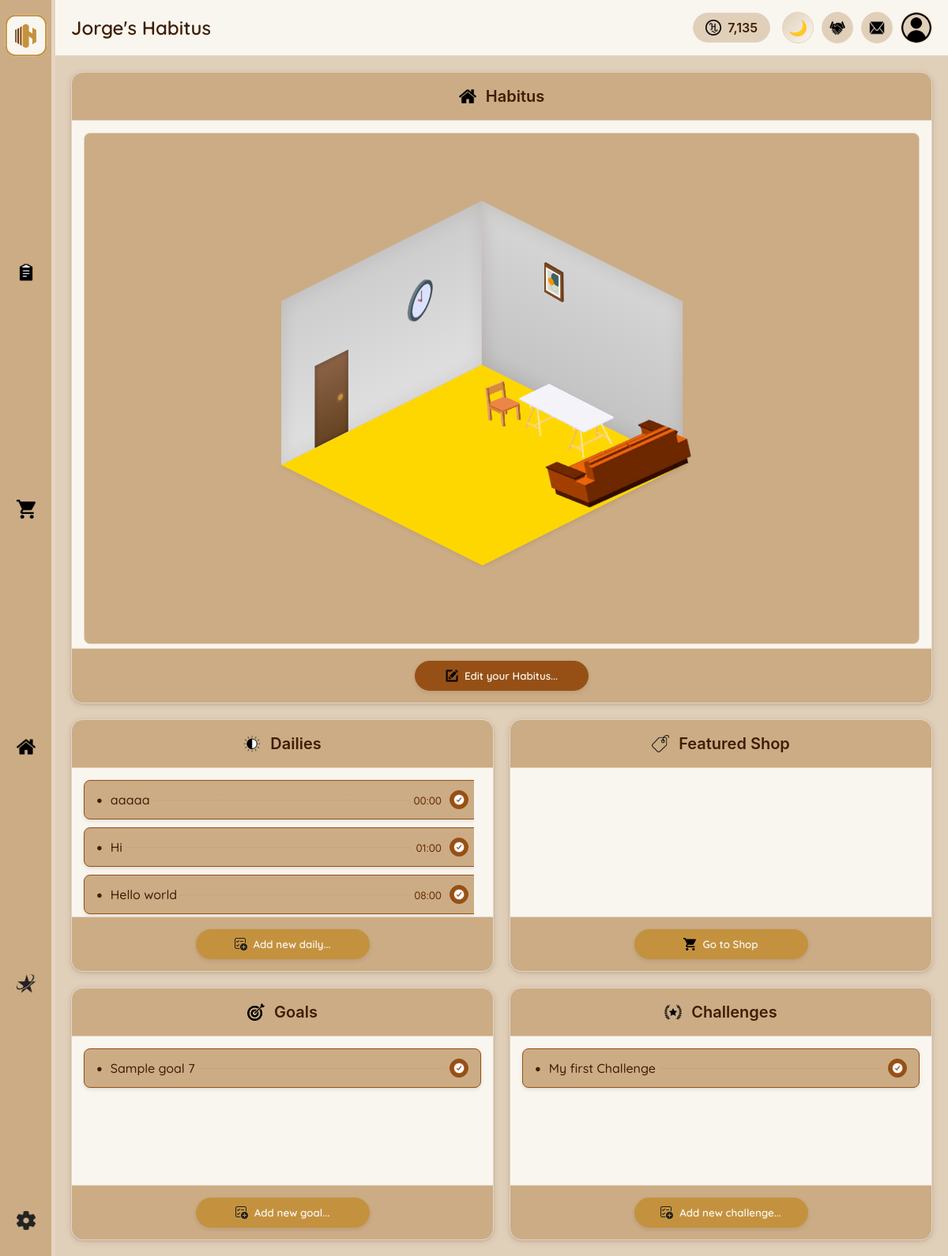
/pages/dashboard.php (signed in), run on the app's committed database.
### tables this page shows
CREATE TABLE `users` (
  `id` int(11) NOT NULL,
  `username` varchar(50) NOT NULL,
  `email` varchar(100) NOT NULL,
  `password` varchar(255) NOT NULL,
  `hcoin` int(11) DEFAULT 0,
  `subscription_type` enum('free','adfree','premium') DEFAULT 'free',
  `subscription_expires` datetime DEFAULT NULL,
  `theme` varchar(20) DEFAULT 'light',
  `language` varchar(10) DEFAULT 'en',
  `created_at` timestamp NULL DEFAULT current_timestamp(),
  `last_login` timestamp NULL DEFAULT NULL,
  `stripe_customer_id` varchar(255) DEFAULT NULL,
  `stripe_subscription_id` varchar(255) DEFAULT NULL,
  `last_payment_intent` varchar(255) DEFAULT NULL,
  `payment_method_id` varchar(255) DEFAULT NULL,
  `payment_failures` int(11) DEFAULT 0,
  `last_payment_failure` datetime DEFAULT NULL,
  `subscription_created_at` timestamp NULL DEFAULT NULL COMMENT 'When subscription was first created',
  `subscription_updated_at` timestamp NULL DEFAULT NULL ON UPDATE current_timestamp() COMMENT 'Last subscription update',
  `profile_picture` varchar(255) DEFAULT 'images/icons/profile-icon.webp',
  `preferred_language` varchar(5) DEFAULT 'en',
  `timezone` varchar(50) DEFAULT 'UTC',
  `auto_translation` tinyint(1) DEFAULT 1,
  `translation_quality` varchar(20) DEFAULT 'standard',
  `high_quality_translation` tinyint(1) DEFAULT 0,
  `email_notifications` tinyint(1) DEFAULT 1,
  `task_reminders` tinyint(1) DEFAULT 1,
  `theme_preference` varchar(20) DEFAULT 'auto'
);

CREATE TABLE `dailies` (
  `id` int(11) NOT NULL,
  `task_id` int(11) NOT NULL,
  `current_streak` int(11) DEFAULT 0,
  `highest_streak` int(11) DEFAULT 0,
  `reset_time` time DEFAULT '00:00:00',
  `last_completed` date DEFAULT NULL
);

CREATE TABLE `tasks` (
  `id` int(11) NOT NULL,
  `user_id` int(11) NOT NULL,
  `type_id` int(11) NOT NULL,
  `title` varchar(100) NOT NULL,
  `description` text DEFAULT NULL,
  `difficulty` enum('easy','medium','hard','expert') DEFAULT 'medium',
  `duration` int(11) DEFAULT NULL,
  `hcoin_reward` int(11) NOT NULL,
  `is_custom` tinyint(1) DEFAULT 0,
  `created_at` timestamp NULL DEFAULT current_timestamp()
);

CREATE TABLE `shop_items` (
  `id` int(11) NOT NULL,
  `category_id` int(11) NOT NULL,
  `name` varchar(100) NOT NULL,
  `description` text DEFAULT NULL,
  `image_path` varchar(255) DEFAULT NULL,
  `rotation_variants` longtext DEFAULT NULL CHECK (json_valid(`rotation_variants`)),
  `price` int(11) NOT NULL,
  `rarity` enum('common','uncommon','rare','epic','legendary') DEFAULT 'common',
  `grid_width` int(11) DEFAULT 1,
  `grid_height` int(11) DEFAULT 1,
  `allowed_surfaces` varchar(100) DEFAULT 'floor',
  `is_featured` tinyint(1) DEFAULT 0,
  `is_available` tinyint(1) DEFAULT 1,
  `created_at` timestamp NULL DEFAULT current_timestamp()
);

CREATE TABLE `challenges` (
  `id` int(11) NOT NULL,
  `task_id` int(11) NOT NULL,
  `start_date` date DEFAULT NULL,
  `end_date` date DEFAULT NULL,
  `is_completed` tinyint(1) DEFAULT 0,
  `use_subtasks` tinyint(1) DEFAULT 1
);

### pages/dashboard.php (the view, shortened to what the rows shown need)
<?php
require_once '../php/include/db_connect.php';
require_once '../php/include/functions.php';
$userData = getUserData($_SESSION['user_id']);
$userHCoins = $userData['hcoin'];
$userHabitusName = $userData['username'] . "'s Habitus";
$currentLanguage = $userData['language'] ?? 'en';
$currentTheme = $userData['theme'] ?? 'light';
$dailies = getUserDailies($_SESSION['user_id']);
$goals = getUserGoals($_SESSION['user_id']);
$challenges = getUserChallenges($_SESSION['user_id']);
$featuredItems = getFeaturedShopItems();
?>
<!DOCTYPE html>
<html lang="<?php echo $currentLanguage; ?>" data-theme="<?php echo $currentTheme; ?>">
<head>
    <link rel="stylesheet" href="../css/themes/<?php echo $currentTheme; ?>.css" id="theme-stylesheet">
    <link rel="stylesheet" href="../css/main.css">
    <link rel="stylesheet" href="../css/components/sidebar.css">
    <link rel="stylesheet" href="../css/components/header.css">
    <link rel="stylesheet" href="../css/components/scrollbar.css">
    <link rel="stylesheet" href="../css/pages/dashboard.css">
</head>
<body class="theme-<?php echo $currentTheme; ?>">
    <div class="main-container">
        <div class="content-container">
            <?php include '../php/include/header.php'; ?>
            <div class="dashboard-content">
                <div class="panel dailies-panel">
                    <div class="panel-header">
                        <h2 translate="yes">Dailies</h2>
                    </div>
                    <div class="panel-content">
                        <?php if (empty($dailies)): ?>
                            <p class="empty-message" translate="yes">No dailies found. Add some to get started!</p>
                        <?php else: ?>
                            <ul class="dailies-list">
                                <?php foreach ($dailies as $daily): ?>
                                    <li class="daily-item <?php echo ($daily['completed']) ? 'completed' : ''; ?>">
                                        <span class="daily-bullet">●</span>
                                        <span class="daily-title"><?php echo htmlspecialchars($daily['title']); ?></span>
                                        <span class="daily-dots"></span>
                                        <?php if ($daily['reset_time']): ?>
                                            <span class="daily-time"><?php echo date('H:i', strtotime($daily['reset_time'])); ?></span>
                                        <?php endif; ?>
                                        <button class="complete-button <?php echo ($daily['completed']) ? 'completed' : ''; ?>"
                                                data-id="<?php echo $daily['id']; ?>"
                                                onclick="completeDaily(<?php echo $daily['id']; ?>)">
                                            <img src="../images/icons/check.webp" alt="Complete">
                                        </button>
                                    </li>
                                <?php endforeach; ?>
                            </ul>
                        <?php endif; ?>
                    </div>
                </div>
                <div class="panel shop-panel">
                    <div class="panel-header">
                        <h2 translate="yes">Featured Shop</h2>
                    </div>
                    <div class="panel-content">
                        <div class="shop-grid">
                            <?php foreach ($featuredItems as $item): ?>
                                <div class="shop-item">
                                    <?php
                                    $imagePath = $item['image_path'];
                                    $webpPath = preg_replace('/\.(jpg|jpeg|png|gif)$/i', '.webp', $imagePath);
                                    ?>
                                    <img src="../<?php echo htmlspecialchars($webpPath); ?>" alt="<?php echo htmlspecialchars($item['name']); ?>">
                                </div>
                            <?php endforeach; ?>
                        </div>
                    </div>
                </div>
                <div class="panel habitus-panel">
                    <div class="panel-header">
                        <h2>Habitus</h2>
                    </div>
                </div>
                <div class="panel goals-panel">
                    <div class="panel-header">
                        <h2 translate="yes">Goals</h2>
                    </div>
                    <div class="panel-content">
                        <?php if (empty($goals)): ?>
                            <p class="empty-message" translate="yes">No goals found. Add some to track your progress!</p>
                        <?php else: ?>
                            <ul class="goals-list">
                                <?php foreach ($goals as $goal): ?>
                                    <li class="goal-item <?php echo ($goal['completed']) ? 'completed' : ''; ?>">
                                        <span class="goal-bullet">●</span>
                                        <span class="goal-title"><?php echo htmlspecialchars($goal['title']); ?></span>
                                        <span class="goal-dots"></span>
                                        <button class="complete-button <?php echo ($goal['completed']) ? 'completed' : ''; ?>"
                                                data-id="<?php echo $goal['id']; ?>"
                                                onclick="completeGoal(<?php echo $goal['id']; ?>)">
                                            <img src="../images/icons/check.webp" alt="Complete">
                                        </button>
                                    </li>
                                <?php endforeach; ?>
                            </ul>
                        <?php endif; ?>
                    </div>
                </div>
                <div class="panel challenges-panel">
                    <div class="panel-header">
                        <h2 translate="yes">Challenges</h2>
                    </div>
                    <div class="panel-content">
                        <?php if (empty($challenges)): ?>
                            <p class="empty-message" translate="yes">No challenges found. Try something new!</p>
                        <?php else: ?>
                            <ul class="challenges-list">
                                <?php foreach ($challenges as $challenge): ?>
                                    <li class="challenge-item <?php echo ($challenge['completed']) ? 'completed' : ''; ?>">
                                        <span class="challenge-bullet">●</span>
                                        <span class="challenge-title"><?php echo htmlspecialchars($challenge['title']); ?></span>
                                        <span class="challenge-dots"></span>
                                        <button class="complete-button <?php echo ($challenge['completed']) ? 'completed' : ''; ?>"
                                                data-id="<?php echo $challenge['id']; ?>"
                                                onclick="completeChallenge(<?php echo $challenge['id']; ?>)">
                                            <img src="../images/icons/check.webp" alt="Complete">
                                        </button>
                                    </li>
                                <?php endforeach; ?>
                            </ul>
                        <?php endif; ?>
                    </div>
                </div>
            </div>
        </div>
    </div>
</body>
</html>

### php/include/header.php (shortened to what the rows shown need)
<header class="main-header">
    <div class="user-info">
        <h1 class="habitus-name"><?php echo htmlspecialchars($userHabitusName); ?></h1>
    </div>
    <div class="user-actions">
        <div class="hcoin-balance">
            <img src="../images/icons/hcoin-icon.webp" alt="HCoin">
            <span><?php echo number_format($userHCoins); ?></span>
        </div>
    </div>
</header>

### data on the page
users: userHabitusName "Jorge's Habitus", userHCoins "7,135"
dailies: task.title "aaaaa", reset_time "00:00"
dailies: task.title "Hi", reset_time "01:00"
dailies: task.title "Hello world", reset_time "08:00"
shop_items: image_path (picture)
shop_items: image_path (picture)
shop_items: image_path (picture)
shop_items: image_path (picture)
shop_items: image_path (picture)
tasks: title "Sample goal 7"
challenges: task.title "My first Challenge"
